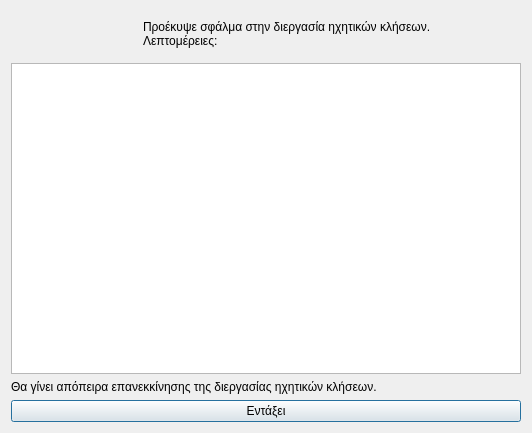
<?xml version="1.0" encoding="UTF-8"?>
<ui version="4.0">
 <class>Dialog</class>
 <widget class="QDialog" name="Dialog">
  <property name="geometry">
   <rect>
    <x>0</x>
    <y>0</y>
    <width>532</width>
    <height>433</height>
   </rect>
  </property>
  <property name="windowTitle">
   <string>Λάθος διεργασίας ηχητικών κλήσεων</string>
  </property>
  <property name="windowIcon">
   <iconset resource="../../icons.qrc">
    <normaloff>:/rest-windows/assets/images/rest-windows/information.png</normaloff>:/rest-windows/assets/images/rest-windows/information.png</iconset>
  </property>
  <layout class="QGridLayout" name="gridLayout">
   <item row="3" column="0">
    <widget class="QPushButton" name="ok">
     <property name="text">
      <string>Εντάξει</string>
     </property>
     <property name="icon">
      <iconset resource="../../icons.qrc">
       <normaloff>:/rest-windows/assets/images/rest-windows/ok.png</normaloff>:/rest-windows/assets/images/rest-windows/ok.png</iconset>
     </property>
    </widget>
   </item>
   <item row="1" column="0">
    <widget class="QPlainTextEdit" name="details"/>
   </item>
   <item row="0" column="0">
    <widget class="QFrame" name="frame">
     <property name="styleSheet">
      <string notr="true">QFrame{border:0px;}</string>
     </property>
     <property name="frameShape">
      <enum>QFrame::StyledPanel</enum>
     </property>
     <property name="frameShadow">
      <enum>QFrame::Raised</enum>
     </property>
     <layout class="QHBoxLayout" name="horizontalLayout">
      <item>
       <widget class="QLabel" name="image_label">
        <property name="maximumSize">
         <size>
          <width>117</width>
          <height>117</height>
         </size>
        </property>
        <property name="text">
         <string/>
        </property>
        <property name="pixmap">
         <pixmap resource="../../icons.qrc">:/rest-windows/assets/images/rest-windows/information.png</pixmap>
        </property>
        <property name="scaledContents">
         <bool>true</bool>
        </property>
       </widget>
      </item>
      <item>
       <widget class="QLabel" name="label">
        <property name="text">
         <string>Προέκυψε σφάλμα στην διεργασία ηχητικών κλήσεων.
Λεπτομέρειες:</string>
        </property>
        <property name="alignment">
         <set>Qt::AlignJustify|Qt::AlignVCenter</set>
        </property>
       </widget>
      </item>
     </layout>
    </widget>
   </item>
   <item row="2" column="0">
    <widget class="QLabel" name="label_2">
     <property name="text">
      <string>Θα γίνει απόπειρα επανεκκίνησης της διεργασίας ηχητικών κλήσεων.</string>
     </property>
     <property name="alignment">
      <set>Qt::AlignJustify|Qt::AlignVCenter</set>
     </property>
    </widget>
   </item>
  </layout>
 </widget>
 <tabstops>
  <tabstop>details</tabstop>
  <tabstop>ok</tabstop>
 </tabstops>
 <resources>
  <include location="../../icons.qrc"/>
  <include location="../../icons.qrc"/>
 </resources>
 <connections/>
</ui>
